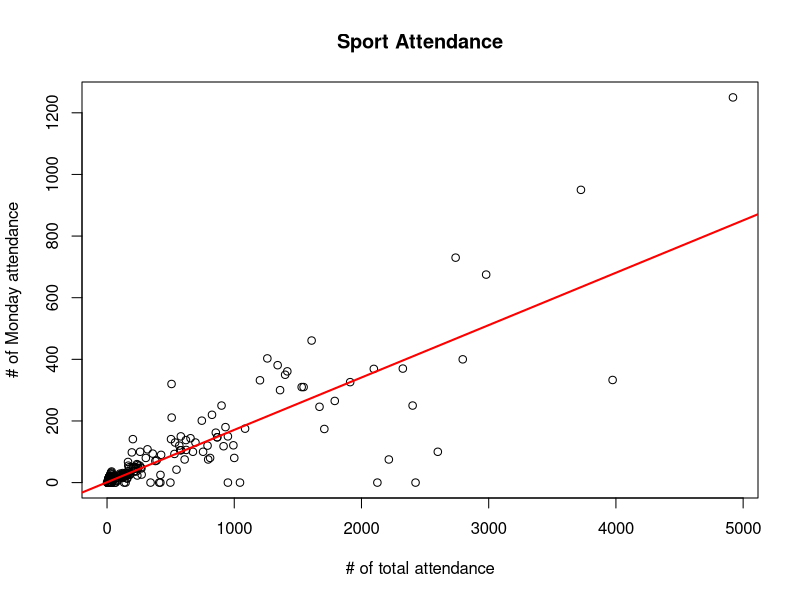
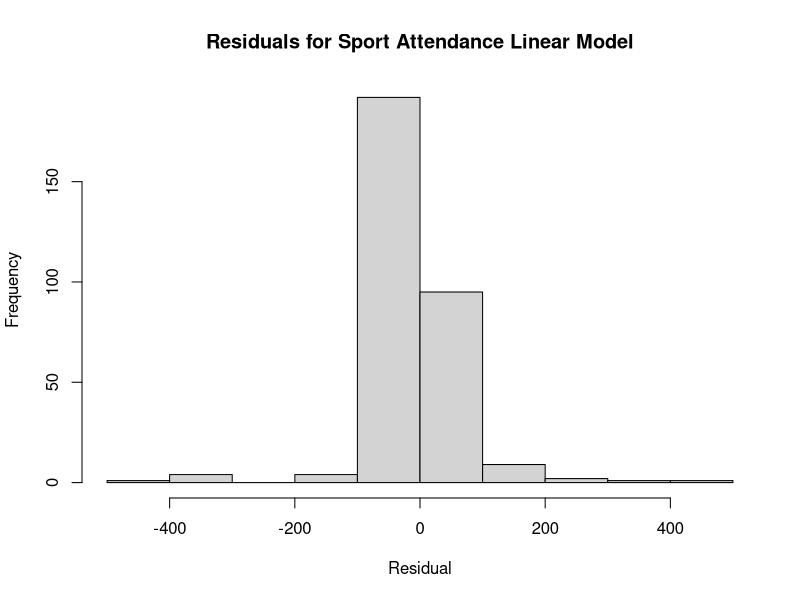
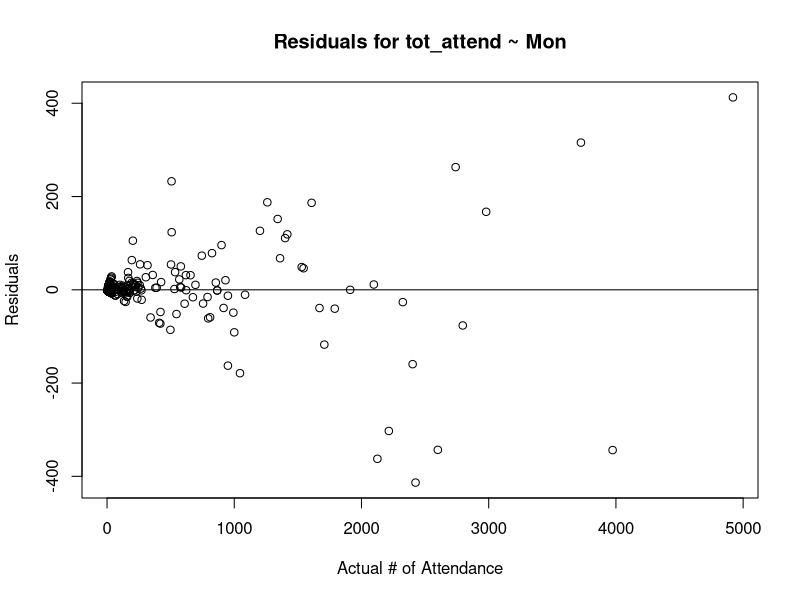

Write the R code that produced these figures, in order. (Note: this script raises an error after producing the figures.)
#I loaded the Summer_Sports_Experience data into variable "sports"
library(readr)
sports <- read_csv("Summer_Sports_Experience.csv")
View(sports)

#I changed the name of my columns into simpler names and I used dplyr to do so.
library(dplyr)
sports<-sports%>%
rename(
borough="Borough Location",
park="Park Location",
games="Sports Played",
start="Week Start Date",
end="Week End Date",
sun="Sunday's Attendance",
mon="Monday's Attendance",
tue="Tuesday's Attendance",
wed="Wednesday's Attendance",
Thu="Thursday's Attendance",
fri="Friday's Attendance",
sat="Saturday's Attendance",
tot_attend="Attendance Sum"
)
# I checked if I did the changes right
sports

# Here I computed the linear regression model
attendace.lm<-lm(fri~tot_attend, data=sports)

# and I displayed the coefficients
attendace.lm

# I plotted a sccater plot for of the tot_attend(x) v. fri(y)
plot(sports$tot_attend, sports$fri, xlab="# of total attendance", ylab="# of Monday attendance", main="Sport Attendance")

# and I added a line to my scatter plot 
abline(attendace.lm,lwd=2,col="red")

#Here I ploted a histogram of the residuals
hist(resid(attendace.lm), xlab = "Residual", ylab = "Frequency", main = "Residuals for Sport Attendance Linear Model")

# then I tried to compute the true value of the total attendance
plot(sports$tot_attend, resid(attendace.lm), xlab = "Actual # of Attendance", ylab = "Residuals", main="Residuals for tot_attend ~ Mon")

#and again I added a line to my plot.
abline(h=0)

# I used summary to find the R-squared and look other important information
summary(attendace.lm)

-------------------------------------------------------------------------------------------------
# Here I computed a t.test to compute my hypothesis test of Monday attendance v. Friday attendance
t.test(sports$mon, sports$fri)

#again I used t.test to compute another hypothesis test comparing Friday attendance with Saturday attendance. 
t.test(sports$fri, sports$sat)